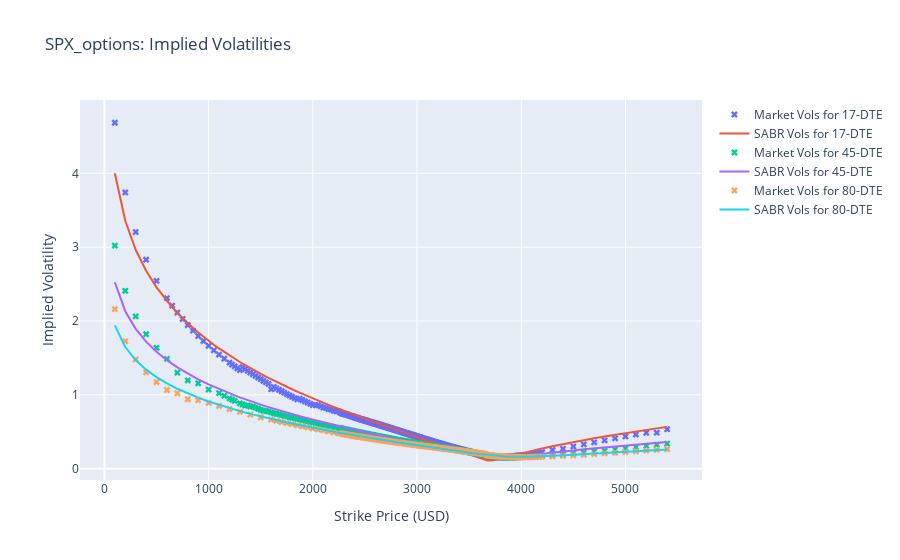

Notebook code for this chart:
### Code cell
# Initialize the figure
fig = go.Figure()

# Title for the plot
fig.update_layout(title="SPX_options: Implied Volatilities")

# Iterate over each DTE and plot both market and SABR vols
for day_to_expiry, df_vol in implied_vol_dict_spx.items():
    T = float(day_to_expiry) / 365
    F = SPX_spot * np.exp(df_vol["discount_rate"][0] * T)
    params = SPX_SABR_params_by_date[day_to_expiry]

    # Calculate SABR volatilities
    sabrvols = [SABR(F, 
                     K, 
                     T, 
                     params["alpha"], 
                     beta, 
                     params["rho"], 
                     params["nu"]) 
                for K in df_vol["strike"]]

    # Add scatter plot for market vols
    fig.add_trace(go.Scatter(
        x=df_vol["strike"],
        y=df_vol["impliedvol"],
        mode='markers',
        name="Market Vols for {}-DTE".format(day_to_expiry),
        marker=dict(symbol="x")
    ))

    # Add line plot for SABR vols
    fig.add_trace(go.Scatter(
        x=df_vol["strike"],
        y=sabrvols,
        mode='lines',
        name="SABR Vols for {}-DTE".format(day_to_expiry)
    ))

# Update layout for grid, axis labels, and legend
fig.update_layout(
    xaxis_title="Strike Price (USD)",
    yaxis_title="Implied Volatility",
    showlegend=True,
    xaxis=dict(showgrid=True),
    yaxis=dict(showgrid=True)
)

# Show the Plotly figure
fig.show()

### Figure 1 — Plotly figure (JSON) as saved in the notebook; plotly's stock layout.template omitted (floating-point values rounded to 4 significant figures; data arrays with more than 128 entries replaced by an {"elided": "..."} marker saying what was removed)
{"data": [{"marker": {"symbol": "x"}, "mode": "markers", "name": "Market Vols for 17-DTE", "type": "scatter", "x": {"elided": "411 int values"}, "y": {"elided": "411 float values"}}, {"mode": "lines", "name": "SABR Vols for 17-DTE", "type": "scatter", "x": {"elided": "411 int values"}, "y": {"elided": "411 float values"}}, {"marker": {"symbol": "x"}, "mode": "markers", "name": "Market Vols for 45-DTE", "type": "scatter", "x": {"elided": "369 int values"}, "y": {"elided": "369 float values"}}, {"mode": "lines", "name": "SABR Vols for 45-DTE", "type": "scatter", "x": {"elided": "369 int values"}, "y": {"elided": "369 float values"}}, {"marker": {"symbol": "x"}, "mode": "markers", "name": "Market Vols for 80-DTE", "type": "scatter", "x": {"elided": "256 int values"}, "y": {"elided": "256 float values"}}, {"mode": "lines", "name": "SABR Vols for 80-DTE", "type": "scatter", "x": {"elided": "256 int values"}, "y": {"elided": "256 float values"}}], "layout": {"showlegend": true, "title": {"text": "SPX_options: Implied Volatilities"}, "xaxis": {"showgrid": true, "title": {"text": "Strike Price (USD)"}}, "yaxis": {"showgrid": true, "title": {"text": "Implied Volatility"}}}}
